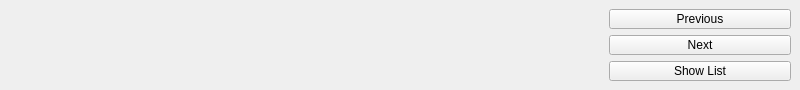
<?xml version="1.0" encoding="UTF-8"?>
<ui version="4.0">
 <class>ComponentDisplayerWidget</class>
 <widget class="QWidget" name="ComponentDisplayerWidget">
  <property name="geometry">
   <rect>
    <x>0</x>
    <y>0</y>
    <width>800</width>
    <height>90</height>
   </rect>
  </property>
  <property name="sizePolicy">
   <sizepolicy hsizetype="Preferred" vsizetype="Preferred">
    <horstretch>0</horstretch>
    <verstretch>0</verstretch>
   </sizepolicy>
  </property>
  <property name="minimumSize">
   <size>
    <width>0</width>
    <height>90</height>
   </size>
  </property>
  <property name="windowTitle">
   <string>Form</string>
  </property>
  <layout class="QHBoxLayout" name="horizontalLayout">
   <property name="leftMargin">
    <number>0</number>
   </property>
   <property name="topMargin">
    <number>0</number>
   </property>
   <property name="rightMargin">
    <number>0</number>
   </property>
   <property name="bottomMargin">
    <number>0</number>
   </property>
   <item>
    <widget class="QWidget" name="paramWidget" native="true">
     <property name="minimumSize">
      <size>
       <width>200</width>
       <height>0</height>
      </size>
     </property>
     <zorder>widget</zorder>
     <zorder>widget</zorder>
     <zorder>widget</zorder>
    </widget>
   </item>
   <item>
    <widget class="QWidget" name="widget" native="true">
     <property name="enabled">
      <bool>true</bool>
     </property>
     <property name="minimumSize">
      <size>
       <width>50</width>
       <height>0</height>
      </size>
     </property>
     <property name="maximumSize">
      <size>
       <width>200</width>
       <height>16777215</height>
      </size>
     </property>
     <layout class="QGridLayout" name="gridLayout">
      <item row="0" column="0">
       <widget class="QPushButton" name="previousCompoButton">
        <property name="text">
         <string>Previous</string>
        </property>
       </widget>
      </item>
      <item row="2" column="0">
       <widget class="QPushButton" name="showListButton">
        <property name="text">
         <string>Show List</string>
        </property>
       </widget>
      </item>
      <item row="1" column="0">
       <widget class="QPushButton" name="nextCompoButton">
        <property name="text">
         <string>Next</string>
        </property>
       </widget>
      </item>
     </layout>
    </widget>
   </item>
  </layout>
 </widget>
 <resources/>
 <connections/>
</ui>
